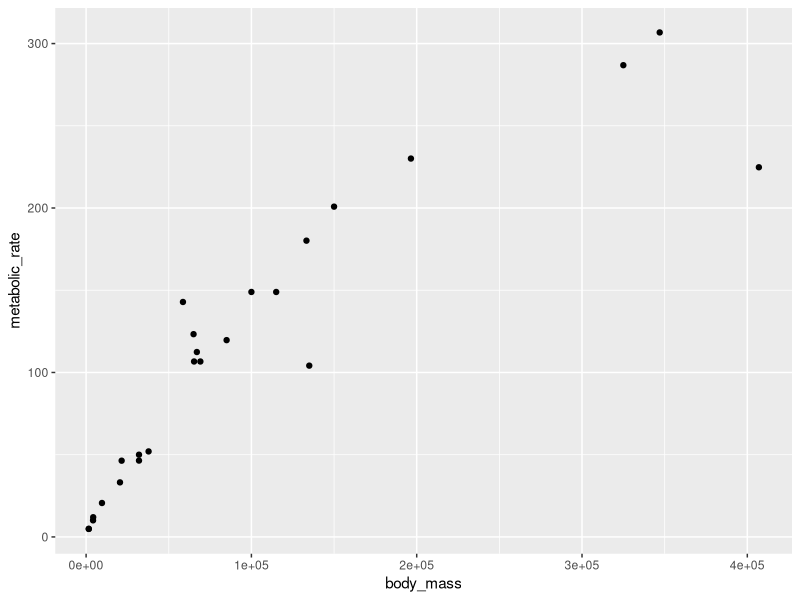
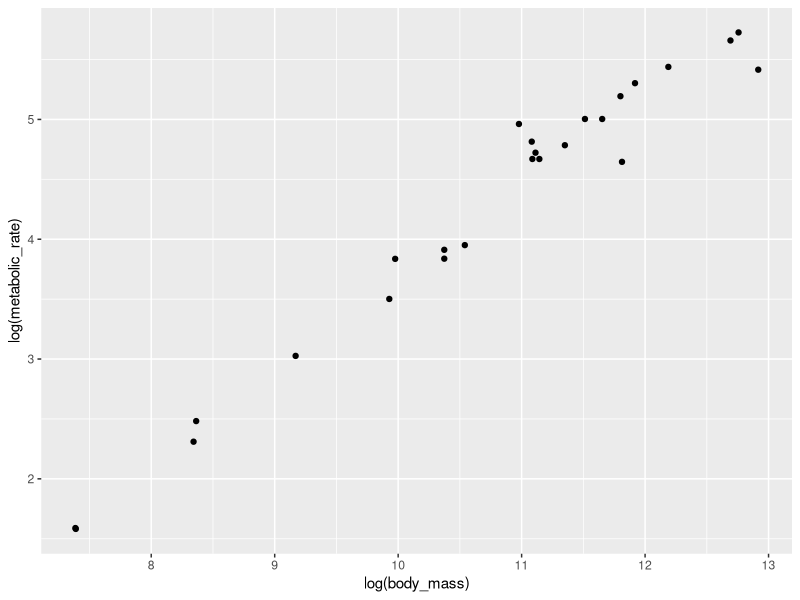

Write R code to recreate these figures, in order.
# Load library
library(tidyverse)

#set up data frame for plotting
size_mr_data <- data.frame(
  body_mass = c(32000, 37800, 347000, 4200, 196500, 100000, 4290, 
    32000, 65000, 69125, 9600, 133300, 150000, 407000, 115000, 
    67000,325000, 21500, 58588, 65320, 85000, 135000, 20500, 1613,
    1618),
  metabolic_rate = c(49.984, 51.981, 306.770, 10.075, 230.073, 
    148.949, 11.966, 46.414, 123.287, 106.663, 20.619, 180.150, 
    200.830, 224.779, 148.940, 112.430, 286.847, 46.347, 142.863, 
    106.670, 119.660, 104.150, 33.165, 4.900, 4.865))
    
#code goes here
#1
ggplot(data = size_mr_data, aes(x= body_mass, y = metabolic_rate)) +
  geom_point()
#2
ggplot(data = size_mr_data, aes(x = log(body_mass), y= log(metabolic_rate))) +
  geom_point()

